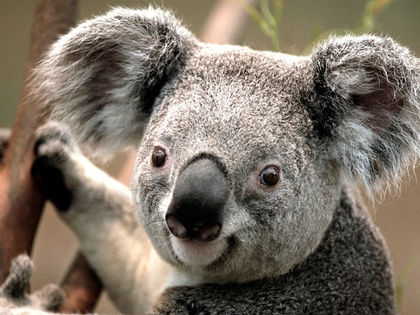
%> input picture w8_8xi16/Koala.jpg, 420 x 315 px, shrunk from 1024 x 768 before the run
$ octave p2.m   (GNU Octave 9; MATLAB toolbox functions it lacks are replaced by stand-ins)
%> lines starting %> are read from the running program, lines starting %| are printed output that depends on the picture
I=imread('Koala.jpg');
%> I is the input picture: size 315x420x3 uint8; mean R, G, B 125.3, 114.7, 101.9
I=rgb2gray(I);,
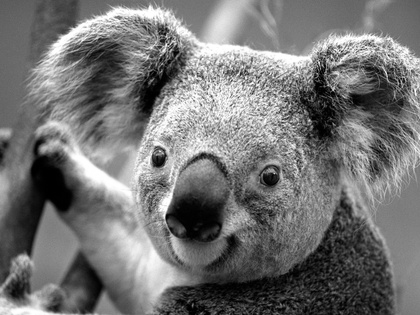
%> I: size 315x420 uint8; min 0, max 255, mean 116.4
I=im2double(I);
%> I: size 315x420 double
[M N]=size(I);
%> M = 315; N = 420
B=zeros(M,N);

for i=1:M
    for j=1:N
      B(i,j)=I(i,N-j+1);
    end
end
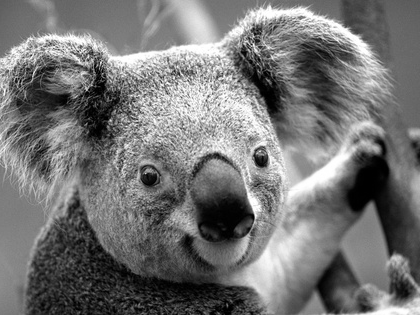
%> B: size 315x420 double; min 0, max 1, mean 0.457; mean of the top-left, top-right, bottom-left and bottom-right quarters 0.529, 0.506, 0.348, 0.444

imshow([I B]);
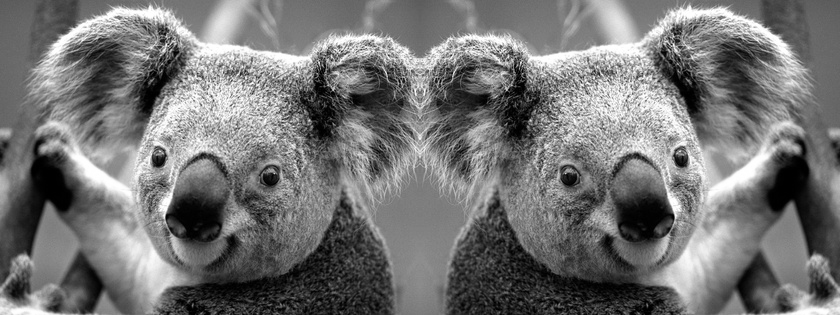
%> displayed picture: size 315x840, on the screen's scale of 0 to 255; min 0, max 255, mean 116.4
